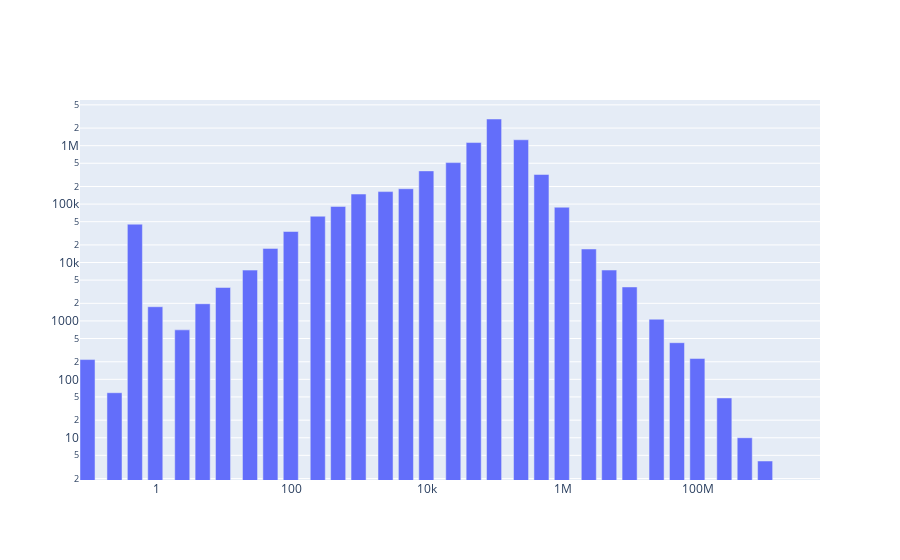

The code cell stored with this chart in its notebook:
### Code cell
fig = go.Figure(data=[go.Bar(
    x=df_rep['prix'],
    y=df_rep['nb'],
    width=df_rep['prix']/2,
#     tickmode = 'array',
#     tickvals = df_rep['prix'],
#     ticktext = [f"{k}€" for k in df_rep['prix']]
)])
fig.update_xaxes(type='log')
fig.update_yaxes(type='log')
fig.show()

### Figure 1 — Plotly figure (JSON) as saved in the notebook; plotly's stock layout.template omitted (floating-point values rounded to 4 significant figures)
{"data": [{"type": "bar", "width": [0.05, 0.125, 0.25, 0.5, 1.25, 2.5, 5, 12.5, 25, 50, 125, 250, 500, 1250, 2500, 5000, 12500, 25000, 50000, 125000, 250000, 500000, 1250000, 2500000, 5000000, 12500000, 25000000, 50000000, 125000000, 250000000, 500000000, 1250000000, 2500000000], "x": [0.1, 0.25, 0.5, 1, 2.5, 5, 10, 25, 50, 100, 250, 500, 1000, 2500, 5000, 10000, 25000, 50000, 100000, 250000, 500000, 1000000, 2500000, 5000000, 10000000, 25000000, 50000000, 100000000, 250000000, 500000000, 1000000000, 2500000000, 5000000000], "y": [218, 59, 45303, 1750, 703, 1969, 3739, 7408, 17446, 33956, 61999, 91236, 148607, 163660, 183341, 370230, 512874, 1131250, 2862253, 1262365, 321282, 88421, 17039, 7425, 3814, 1069, 424, 227, 48, 10, 4, 0, 0]}], "layout": {"xaxis": {"type": "log"}, "yaxis": {"type": "log"}}}
